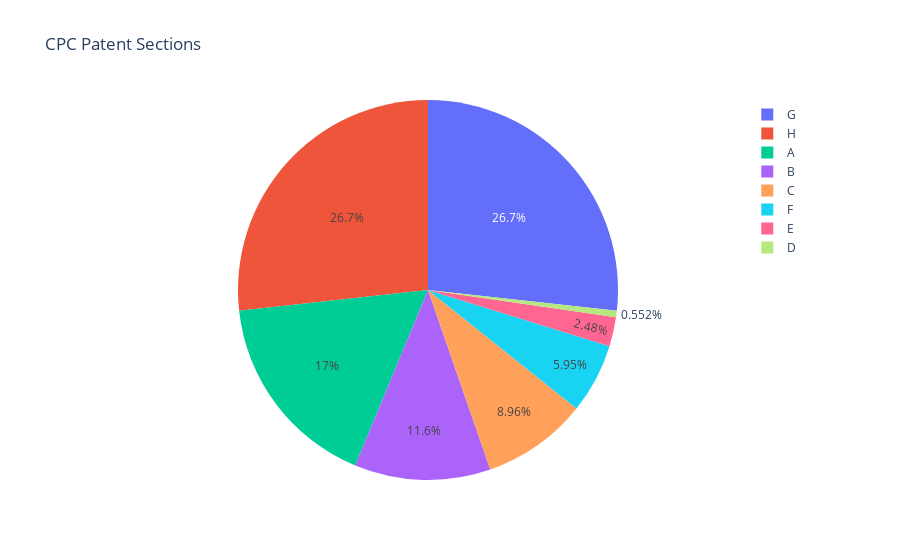

Write notebook code for a chart like this one.
### Code cell
# Lets execute the function
plotypieChart(patent_df, "section",'CPC Patent Sections')

### Figure 1 — Plotly figure (JSON) as saved in the notebook; plotly's stock layout.template omitted (floating-point values rounded to 4 significant figures)
{"data": [{"domain": {"x": [0, 1], "y": [0, 1]}, "hovertemplate": "section=%{label}<br>patentCount=%{value}<extra></extra>", "labels": ["A", "B", "C", "D", "E", "F", "G", "H"], "legendgroup": "", "name": "", "showlegend": true, "type": "pie", "values": [1264, 860, 666, 41, 184, 442, 1988, 1987]}], "layout": {"legend": {"tracegroupgap": 0}, "title": {"text": "CPC Patent Sections"}}}
